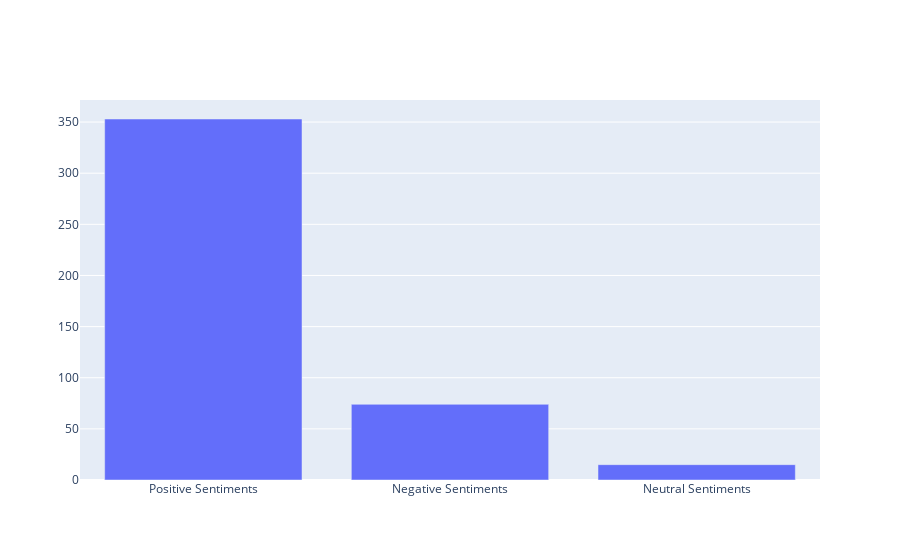

Source (notebook cell):
### Code cell
#using plotly to visualize a histogram
#checking if the dataframe is empty
if len(data) > 0 :
    Fac=['Positive Sentiments', 'Negative Sentiments', 'Neutral Sentiments'] # we declare the titles
# providing the data
    fig = go.Figure([go.Bar(x=Fac, y=[data.Sentiment.str.count("Positive").sum(),
                                         data.Sentiment.str.count("Negative").sum(),
                                         data.Sentiment.str.count("Neutral").sum()])])
    fig.show()

### Figure 1 — Plotly figure (JSON) as saved in the notebook; plotly's stock layout.template omitted (floating-point values rounded to 4 significant figures)
{"data": [{"type": "bar", "x": ["Positive Sentiments", "Negative Sentiments", "Neutral Sentiments"], "y": [353, 74, 15]}], "layout": {}}
